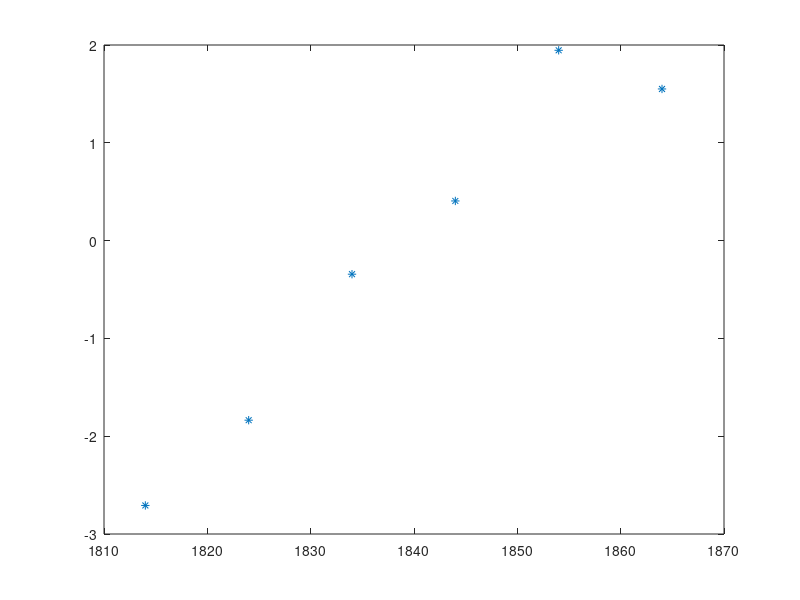

This chart was generated by the following MATLAB code:
t = [1814, 1824, 1834, 1844, 1854 1864]
P = [125 275 830 1200 1750 1650]
% plot(t,Pt, 'o')
M = 2000
y = log(P./(M-P))
plot(t, y, '*')